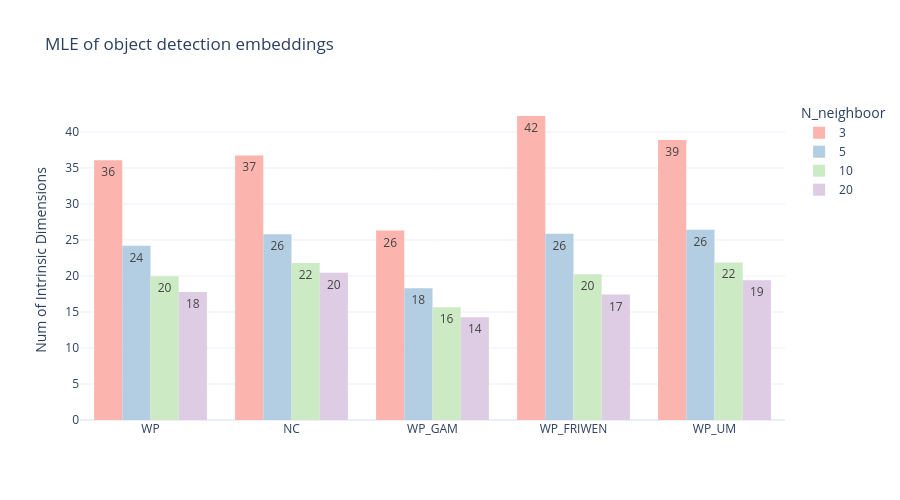

Source (notebook cell):
### Code cell
fig = px.histogram(
    df_melted,
    x="Group",          # categories on x-axis
    y="Value",          # numeric values on y-axis
    color="N_neighboor",
    barmode="group",
  ##  orientation="v",
    text_auto='.2s',
    color_discrete_sequence=px.colors.qualitative.Pastel1,  # palette
    title="MLE of object detection embeddings",
)

fig.update_layout(
    xaxis_title=None,
    yaxis_title="Num of Intrinsic Dimensions",
    template="plotly_white",
    width=900,
    height=500
)

fig.show()

### Figure 1 — Plotly figure (JSON) as saved in the notebook; plotly's stock layout.template omitted (floating-point values rounded to 4 significant figures)
{"data": [{"alignmentgroup": "True", "bingroup": "x", "histfunc": "sum", "hovertemplate": "N_neighboor=3<br>Group=%{x}<br>sum of Value=%{y}<extra></extra>", "legendgroup": "3", "marker": {"color": "rgb(251,180,174)", "pattern": {"shape": ""}}, "name": "3", "offsetgroup": "3", "orientation": "v", "showlegend": true, "texttemplate": "%{value:.2s}", "type": "histogram", "x": ["WP", "NC", "WP_GAM", "WP_FRIWEN", "WP_UM"], "xaxis": "x", "y": [36.06, 36.74, 26.31, 42.22, 38.88], "yaxis": "y"}, {"alignmentgroup": "True", "bingroup": "x", "histfunc": "sum", "hovertemplate": "N_neighboor=5<br>Group=%{x}<br>sum of Value=%{y}<extra></extra>", "legendgroup": "5", "marker": {"color": "rgb(179,205,227)", "pattern": {"shape": ""}}, "name": "5", "offsetgroup": "5", "orientation": "v", "showlegend": true, "texttemplate": "%{value:.2s}", "type": "histogram", "x": ["WP", "NC", "WP_GAM", "WP_FRIWEN", "WP_UM"], "xaxis": "x", "y": [24.2, 25.81, 18.31, 25.87, 26.41], "yaxis": "y"}, {"alignmentgroup": "True", "bingroup": "x", "histfunc": "sum", "hovertemplate": "N_neighboor=10<br>Group=%{x}<br>sum of Value=%{y}<extra></extra>", "legendgroup": "10", "marker": {"color": "rgb(204,235,197)", "pattern": {"shape": ""}}, "name": "10", "offsetgroup": "10", "orientation": "v", "showlegend": true, "texttemplate": "%{value:.2s}", "type": "histogram", "x": ["WP", "NC", "WP_GAM", "WP_FRIWEN", "WP_UM"], "xaxis": "x", "y": [19.96, 21.81, 15.66, 20.25, 21.88], "yaxis": "y"}, {"alignmentgroup": "True", "bingroup": "x", "histfunc": "sum", "hovertemplate": "N_neighboor=20<br>Group=%{x}<br>sum of Value=%{y}<extra></extra>", "legendgroup": "20", "marker": {"color": "rgb(222,203,228)", "pattern": {"shape": ""}}, "name": "20", "offsetgroup": "20", "orientation": "v", "showlegend": true, "texttemplate": "%{value:.2s}", "type": "histogram", "x": ["WP", "NC", "WP_GAM", "WP_FRIWEN", "WP_UM"], "xaxis": "x", "y": [17.77, 20.45, 14.28, 17.42, 19.4], "yaxis": "y"}], "layout": {"barmode": "group", "height": 500, "legend": {"title": {"text": "N_neighboor"}, "tracegroupgap": 0}, "title": {"text": "MLE of object detection embeddings"}, "width": 900, "xaxis": {"anchor": "y", "domain": [0, 1], "title": {}}, "yaxis": {"anchor": "x", "domain": [0, 1], "title": {"text": "Num of Intrinsic Dimensions"}}}}
